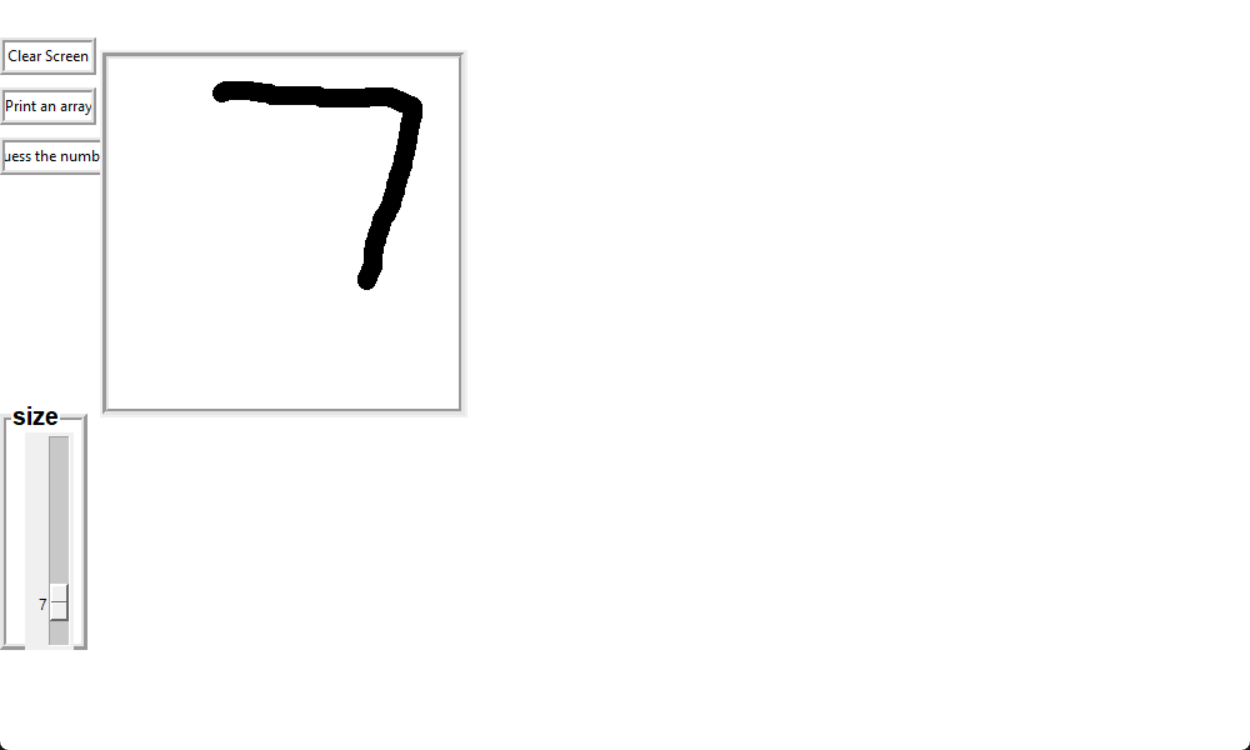
#> input picture alignment_example/1_app_start.png, 1250 x 750 px
$ python -i array_functions.py   (imports and definitions only)
#> lines starting #> are read from the running program, lines starting #| are printed output that depends on the picture; after the words box and inside, x2 and y2 are one past the last pixel; in counts of white or black regions, pixels touching at a corner belong together
import numpy as np
import cv2
from scipy.ndimage import center_of_mass


def compress_array(arr):
    res_arr = np.zeros((28, 28))

    for i in range(0, len(arr), 10):
        for j in range(0, len(arr[0]), 10):
            s = 0

            for k in range(i, i + 10):
                for h in range(j, j + 10):
                    s += arr[k][h]

            s /= 100
            s *= 255
            res_arr[i // 10][j // 10] = int(s)

    return res_arr


def stretch_array(arr):
    res_arr = np.zeros((280, 280))

    for i in range(280):
        for j in range(280):
            res_arr[i][j] = arr[i // 10][j // 10]

    return res_arr


def crop_to_bbox(bw, margin=3):
#> called with margin = 3
    ys, xs = np.where(bw > 0)
    if len(xs) == 0:
        return bw, (0, 0, bw.shape[1] - 1, bw.shape[0] - 1)
    x0, x1 = xs.min(), xs.max()
#> x0 = 0; x1 = 1249
    y0, y1 = ys.min(), ys.max()
#> y0 = 0; y1 = 749
    x0 = max(0, x0 - margin)
    y0 = max(0, y0 - margin)
    x1 = min(bw.shape[1] - 1, x1 + margin)
    y1 = min(bw.shape[0] - 1, y1 + margin)
    return bw[y0:y1 + 1, x0:x1 + 1]


def resize_keep_aspect_and_pad(img, target=28, inner_margin=2):
#> called with target = 28, inner_margin = 2
    h, w = img.shape
#> h = 750; w = 1250
    max_side = target - 2 * inner_margin

    if max(h, w) == 0:
        return np.full((target, target), 0, dtype=img.dtype)
    scale = max_side / max(h, w)
#> scale = 0.0192
    nh, nw = int(round(h * scale)), int(round(w * scale))
#> nh = 14; nw = 24

    if nh == 0: nh = 1
    if nw == 0: nw = 1
    resized = cv2.resize(img, (nw, nh))

    top = (target - nh) // 2
#> top = 7
    bottom = target - nh - top
#> bottom = 7
    left = (target - nw) // 2
#> left = 2
    right = target - nw - left
#> right = 2
    padded = cv2.copyMakeBorder(resized, top, bottom, left, right, borderType=cv2.BORDER_CONSTANT, value=(0, 0, 0))
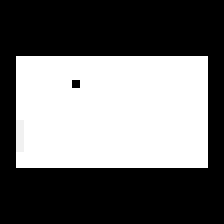
#> padded: shape (28, 28) (shown 8 times larger); min 0, max 255, mean 108.9
    return padded


def center_by_centroid(img):
    bw = (img > 0).astype(np.uint8)
#> bw: shape (28, 28); values 0 (black) and 1 (white), 42.7% white; 1 white region, box (x1, y1, x2, y2) and area: (2, 7, 26, 21) 335
    if bw.sum() == 0:
        return img
    cy, cx = center_of_mass(bw)
#> cy = 13.51; cx = 13.51
    if np.isnan(cx) or np.isnan(cy):
        return img
    h, w = img.shape
#> h = 28; w = 28
    shift_x = int(round(w / 2 - cx))
#> shift_x = 0
    shift_y = int(round(h / 2 - cy))
#> shift_y = 0
    M = np.float32([[1, 0, shift_x], [0, 1, shift_y]])
#> M = [[1, 0, 0], [0, 1, 0]]
    out = cv2.warpAffine(img, M, (w, h), borderValue=0)
    return out


def normalize_to_mnist(img_canvas, target=28, margin=3, inner_margin=2):
    """
    img_canvas: HxW uint8 grayscale (0..255)
    returns: 28x28 float32 (0..1) ready for model
    """

    cropped = crop_to_bbox(img_canvas, margin=margin)
    resized_padded = resize_keep_aspect_and_pad(cropped, target=target, inner_margin=inner_margin)
    centered = center_by_centroid(resized_padded)
    final = cv2.GaussianBlur(centered, (3, 3), 0)
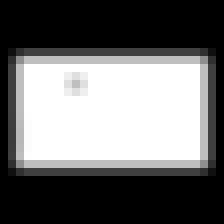
#> final: shape (28, 28) (shown 8 times larger); min 0, max 255, mean 108.9
    final = np.clip(final, 0.0, 1.0).astype(np.float32)
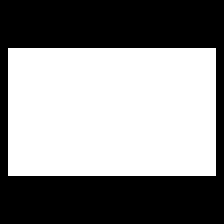
#> final: shape (28, 28) float32 (shown 8 times larger); values 0 (black) and 1 (white), 53.1% white; 1 black region, box (x1, y1, x2, y2) and area: (0, 0, 28, 28) 368
    return final

>>> import cv2
>>> picture = cv2.imread('alignment_example/1_app_start.png', cv2.IMREAD_GRAYSCALE)
>>> result = normalize_to_mnist(picture)
